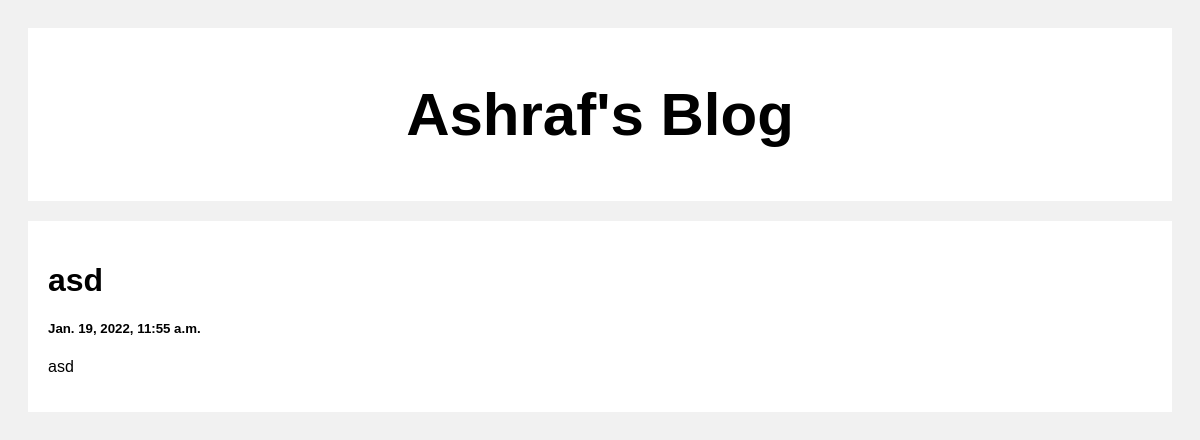
Before: /post/1 with the older database file.
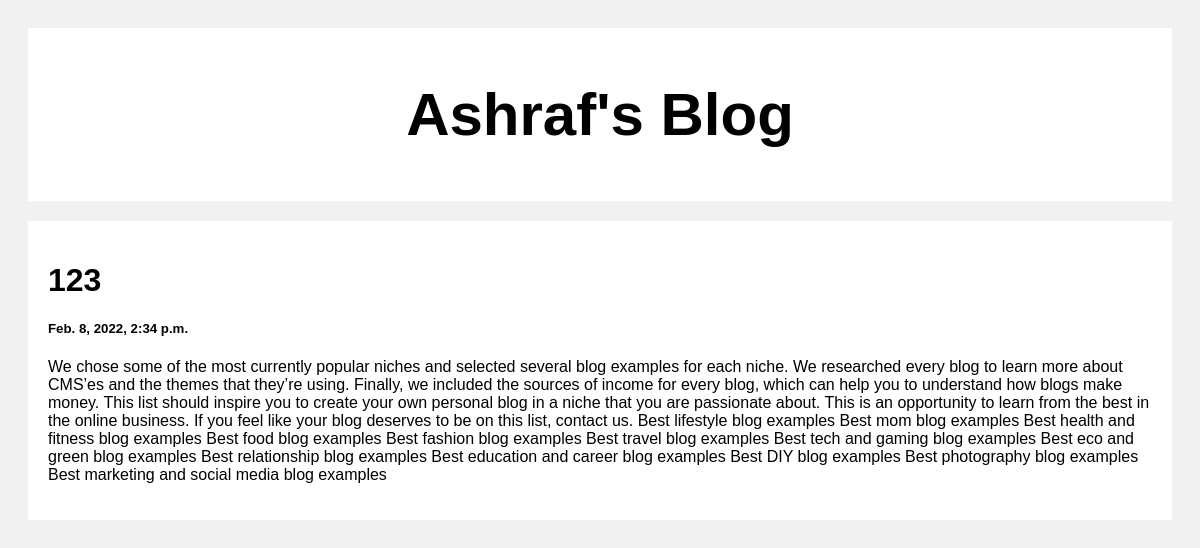
After: the same page with the newer database file.
### blog_post/models.py (models this page shows)
class Post(models.Model):
    title = models.CharField(max_length=100)
    body = models.CharField(max_length=1000000000)
    created_at = models.DateTimeField(default=datetime.now,blank=True)
    author = models.ForeignKey(User,default=1,null=True,on_delete=models.SET_NULL)

### blog_post/views.py (the view)
# urls.py: path('post/<str:pk>',views.post,name='post'),
def post(request, pk):
    posts = Post.objects.get(id=pk)
    return render(request, 'posts.html', {'posts': posts})

### templates/posts.html (shortened to what this page needs)
<!DOCTYPE html>
<html>
<head>
</head>
<body>
<div class="header">
  <h2>Ashraf's Blog</h2>
</div>
<div class="row">
  <div class="leftcolumn">
    <div class="card">
        <h1>{{posts.title}}</h1>
        <h5>{{posts.created_at}}</h5>
        <p>{{posts.body}}</p>
    </div>
  </div>
</div>
</body>
</html>

### templates/posts.html (style rules this page uses)
* { box-sizing: border-box; }
body { font-family: Arial; padding: 20px; background: #f1f1f1; }
.header { padding: 2px; font-size: 40px; text-align: center; background: white; }
.leftcolumn { float: left; width: 100%; }
.card { background-color: white; padding: 20px; margin-top: 20px; }
.row:after { content: ""; display: table; clear: both; }

Changed rows visible on the page:
changed Post: title "asd" → "123"; created_at "Jan. 19, 2022, 11:55 a.m." → "Feb. 8, 2022, 2:34 p.m."; body "asd" → "We chose some of the most currently popular niches and selected several blog examples for each niche. We researched every blog to learn more about CMS’es and the themes that they’re using. Finally, we included the sources of income for every blog, which can help you to understand how blogs make money. This list should inspire you to create your own personal blog in a niche that you are passionate about. This is an opportunity to learn from the best in the online business. If you feel like your blog deserves to be on this list, contact us. Best lifestyle blog examples Best mom blog examples Best health and fitness blog examples Best food blog examples Best fashion blog examples Best travel…"
